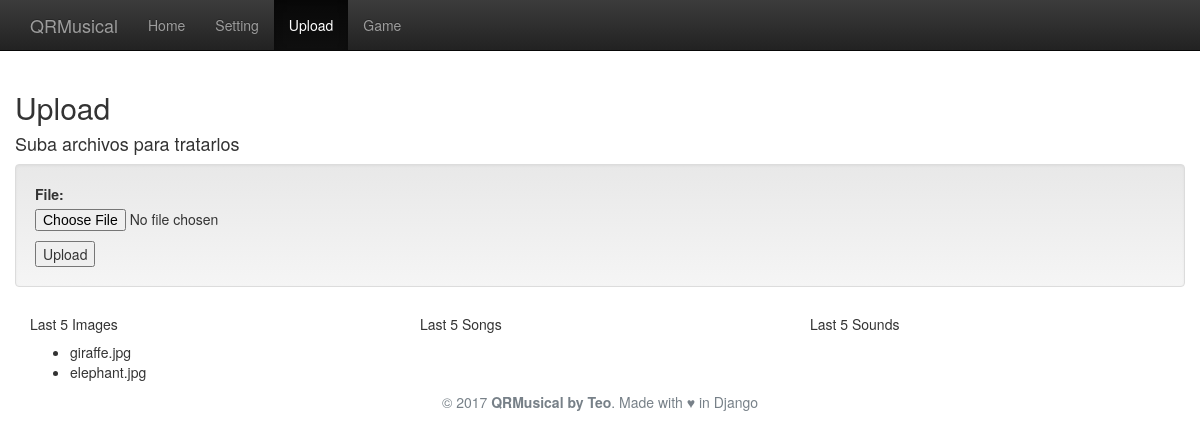
Before: /upload/ with the older database file.
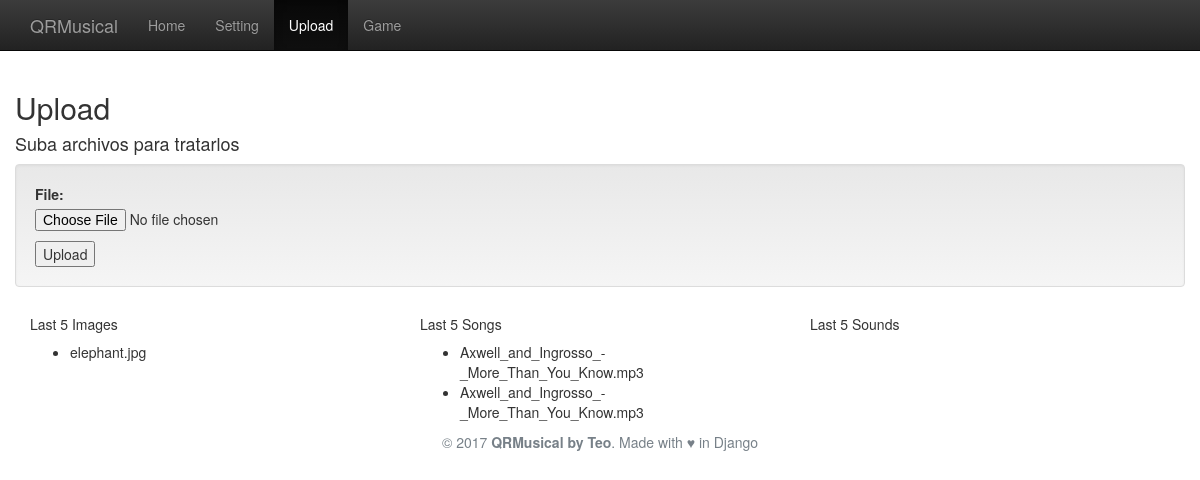
After: the same page with the newer database file.
### appQRMusical/models.py (models this page shows)
class File(models.Model):
    FILE_TYPES = (
        ('mp3', 'Song'),
        ('ogg', 'Sound'),
        ('jpg', 'Image'),
    )
    id = models.AutoField(primary_key=True)
    file = models.FileField(upload_to=directory_to_upload)
    filename = models.CharField(max_length=128, blank=True, null=True)
    filetype = models.CharField(max_length=3, choices=FILE_TYPES, blank=True)
    upload_date = models.DateTimeField(auto_now_add=True)
    def __unicode__(self):
        return self.filename

### appQRMusical/views.py (the view)
# urls.py: url(r'^upload/$', views.upload),
def upload(request):
    images_list = File.objects.filter(filetype="jpg")
    songs_list  = File.objects.filter(filetype="mp3")
    sounds_list = File.objects.filter(filetype="ogg")
    if request.method == 'POST':
        form = FileForm(request.POST, request.FILES)
        if form.is_valid():
            file_up = File()
            file_up.file = request.FILES['file']
            file_up.filename = request.FILES['file'].name
            name, ext = file_up.filename.rsplit('.', 1)
            file_up.filetype = ext
            file_up.save()
            return redirect('home')
    else:
        form = FileForm()
    return render(request, 'upload.html', {
        'form'          : form,
        'images_list'   : images_list,
        'songs_list'    : songs_list,
        'sounds_list'   : sounds_list
    })

### appQRMusical/forms.py
class FileForm(forms.ModelForm):
    class Meta:
        model = File
        fields = ('file', )

### appQRMusical/templates/upload.html (shortened to what this page needs)
{% extends "common_template.html" %}
{% block activate_upload %} class="active" {% endblock %}
{% block content %}
<div class="container">
    <div class="row">
        <h2>Upload</h2>
        <h4>Suba archivos para tratarlos</h4>
        <div class="col-sm-12 well">
        <form method="post" enctype="multipart/form-data">
            {{ form.as_p }}
            <button type="submit">Upload</button>
        </form>
    </div>
    <div class="col-sm-4">
        <h5>Last 5 Images</h5>
        <ul>
            {% for img in images_list %}
            <li>{{ img }}</li>
            {% endfor %}
        </ul>
    </div>
    <div class="col-sm-4">
        <h5>Last 5 Songs</h5>
        <ul>
            {% for son in songs_list %}
                <li>{{ son }}</li>
            {% endfor %}
        </ul>
    </div>
    <div class="col-sm-4">
        <h5>Last 5 Sounds</h5>
    </div>
</div>
{% endblock content %}

### appQRMusical/templates/common_template.html (shortened to what this page needs)
<!DOCTYPE html>
{% load staticfiles %}
<html lang="es">
	<head>
		<link rel="stylesheet" href="//maxcdn.bootstrapcdn.com/bootstrap/3.2.0/css/bootstrap.min.css">
		<link rel="stylesheet" href="//maxcdn.bootstrapcdn.com/bootstrap/3.2.0/css/bootstrap-theme.min.css">
	</head>
	<body>
		<div id="sidebar" class="navbar navbar-inverse navbar-static-top">
			<div class="container">
				<div class="navbar-header">
					<a class="navbar-brand" href="/">QRMusical</a>
				</div>
				<div class="navbar-collapse collapse" style="height: 1px;">
					<ul class="nav navbar-nav">
						<li {% block activate_home %}{% endblock %}><a href="/">Home</a></li>
						<li {% block activate_settign %}{% endblock %}><a href="/setting/1/">Setting</a></li>
						<li {% block activate_upload %}{% endblock %}><a href="/upload">Upload</a></li>
						<li {% block activate_game %}{% endblock %}><a href="/game">Game</a></li>
					</ul>
				</div>
			</div>
		</div>
		<div id="content">
			{% block content %}{% endblock content %}
		</div>
		<footer>
			<div class="container">
				<center>
					<div class="text" style="color: #778088">
						© 2017
						<strong>QRMusical by Teo</strong>.
						Made with ♥ in Django
					</div>
				</center>
			</div>
		</footer>
	</body>
</html>

Changed rows visible on the page:
removed File: filename "giraffe.jpg", shown under "Last 5 Images"
added File: filename "Axwell_and_Ingrosso_-_More_Than_You_Know.mp3", shown under "Last 5 Songs"
added File: filename "Axwell_and_Ingrosso_-_More_Than_You_Know.mp3", shown under "Last 5 Songs"
